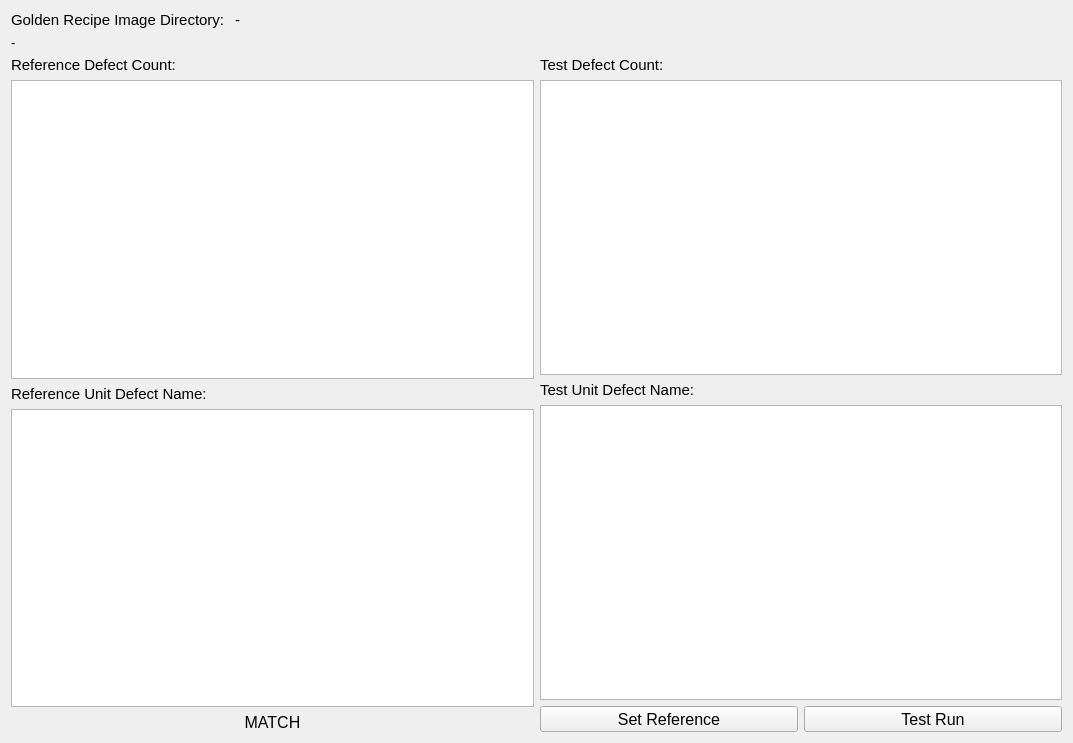
<?xml version="1.0" encoding="UTF-8"?>
<ui version="4.0">
 <class>GoldenRecipeDialogClass</class>
 <widget class="QDialog" name="GoldenRecipeDialogClass">
  <property name="geometry">
   <rect>
    <x>0</x>
    <y>0</y>
    <width>1073</width>
    <height>743</height>
   </rect>
  </property>
  <property name="windowTitle">
   <string>GoldenRecipeDialog</string>
  </property>
  <layout class="QVBoxLayout" name="verticalLayout">
   <item>
    <layout class="QHBoxLayout" name="horizontalLayout">
     <item>
      <widget class="QLabel" name="label">
       <property name="font">
        <font>
         <pointsize>11</pointsize>
        </font>
       </property>
       <property name="text">
        <string>Golden Recipe Image Directory: </string>
       </property>
      </widget>
     </item>
     <item>
      <widget class="QLabel" name="label_imageDir">
       <property name="sizePolicy">
        <sizepolicy hsizetype="Expanding" vsizetype="Preferred">
         <horstretch>0</horstretch>
         <verstretch>0</verstretch>
        </sizepolicy>
       </property>
       <property name="font">
        <font>
         <pointsize>11</pointsize>
        </font>
       </property>
       <property name="text">
        <string>-</string>
       </property>
      </widget>
     </item>
    </layout>
   </item>
   <item>
    <layout class="QGridLayout" name="gridLayout">
     <item row="0" column="0">
      <widget class="QLabel" name="label_message">
       <property name="font">
        <font>
         <pointsize>10</pointsize>
        </font>
       </property>
       <property name="text">
        <string>-</string>
       </property>
      </widget>
     </item>
    </layout>
   </item>
   <item>
    <layout class="QHBoxLayout" name="horizontalLayout_2">
     <item>
      <layout class="QVBoxLayout" name="verticalLayout_2">
       <item>
        <widget class="QLabel" name="label_2">
         <property name="font">
          <font>
           <pointsize>11</pointsize>
          </font>
         </property>
         <property name="text">
          <string>Reference Defect Count:</string>
         </property>
        </widget>
       </item>
       <item>
        <widget class="QTableWidget" name="tableWidget_refDefectCount">
         <property name="font">
          <font>
           <pointsize>10</pointsize>
          </font>
         </property>
         <property name="selectionMode">
          <enum>QAbstractItemView::NoSelection</enum>
         </property>
        </widget>
       </item>
       <item>
        <widget class="QLabel" name="label_5">
         <property name="font">
          <font>
           <pointsize>11</pointsize>
          </font>
         </property>
         <property name="text">
          <string>Reference Unit Defect Name:</string>
         </property>
        </widget>
       </item>
       <item>
        <widget class="QTableWidget" name="tableWidget_refUnitDefect">
         <property name="font">
          <font>
           <pointsize>10</pointsize>
          </font>
         </property>
         <property name="selectionMode">
          <enum>QAbstractItemView::NoSelection</enum>
         </property>
        </widget>
       </item>
       <item>
        <widget class="QLabel" name="label_matchingResult">
         <property name="font">
          <font>
           <pointsize>12</pointsize>
          </font>
         </property>
         <property name="text">
          <string>MATCH</string>
         </property>
         <property name="alignment">
          <set>Qt::AlignCenter</set>
         </property>
        </widget>
       </item>
      </layout>
     </item>
     <item>
      <layout class="QVBoxLayout" name="verticalLayout_3">
       <item>
        <widget class="QLabel" name="label_4">
         <property name="font">
          <font>
           <pointsize>11</pointsize>
          </font>
         </property>
         <property name="text">
          <string>Test Defect Count:</string>
         </property>
        </widget>
       </item>
       <item>
        <widget class="QTableWidget" name="tableWidget_testDefectCount">
         <property name="font">
          <font>
           <pointsize>10</pointsize>
          </font>
         </property>
         <property name="selectionMode">
          <enum>QAbstractItemView::NoSelection</enum>
         </property>
        </widget>
       </item>
       <item>
        <widget class="QLabel" name="label_3">
         <property name="font">
          <font>
           <pointsize>11</pointsize>
          </font>
         </property>
         <property name="text">
          <string>Test Unit Defect Name:</string>
         </property>
        </widget>
       </item>
       <item>
        <widget class="QTableWidget" name="tableWidget_testUnitDefect">
         <property name="font">
          <font>
           <pointsize>10</pointsize>
          </font>
         </property>
         <property name="selectionMode">
          <enum>QAbstractItemView::NoSelection</enum>
         </property>
        </widget>
       </item>
       <item>
        <layout class="QHBoxLayout" name="horizontalLayout_3">
         <item>
          <widget class="QToolButton" name="toolButton_setReference">
           <property name="sizePolicy">
            <sizepolicy hsizetype="Expanding" vsizetype="Fixed">
             <horstretch>0</horstretch>
             <verstretch>0</verstretch>
            </sizepolicy>
           </property>
           <property name="font">
            <font>
             <pointsize>12</pointsize>
             <weight>50</weight>
             <bold>false</bold>
            </font>
           </property>
           <property name="text">
            <string>Set Reference</string>
           </property>
          </widget>
         </item>
         <item>
          <widget class="QToolButton" name="toolButton_test">
           <property name="sizePolicy">
            <sizepolicy hsizetype="Expanding" vsizetype="Fixed">
             <horstretch>0</horstretch>
             <verstretch>0</verstretch>
            </sizepolicy>
           </property>
           <property name="font">
            <font>
             <pointsize>12</pointsize>
             <weight>50</weight>
             <bold>false</bold>
            </font>
           </property>
           <property name="text">
            <string>Test Run</string>
           </property>
          </widget>
         </item>
        </layout>
       </item>
      </layout>
     </item>
    </layout>
   </item>
  </layout>
 </widget>
 <layoutdefault spacing="6" margin="11"/>
 <resources/>
 <connections/>
</ui>
